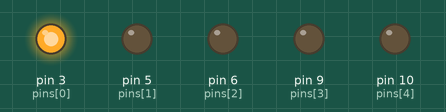
Simulated run of this sketch. Board: Arduino Uno, built with avr-gcc and run on an emulated ATmega328P. On the bench: output pins drawn as LEDs (lit = HIGH).

Above: at 0.05 s.
At 1.25 s:
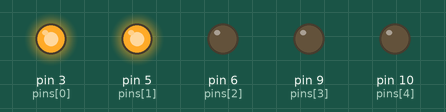
At 2.5 s:
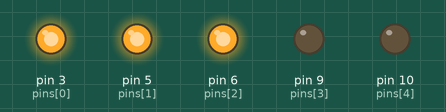
At 3.75 s:
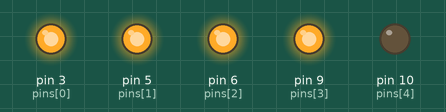
At 5.0 s:
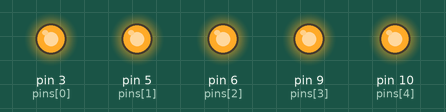
At 10.0 s:
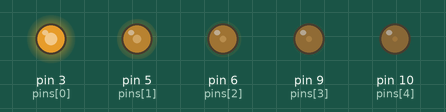
Timing chart, 0 to 13.0 s (numbered marks = the images above):
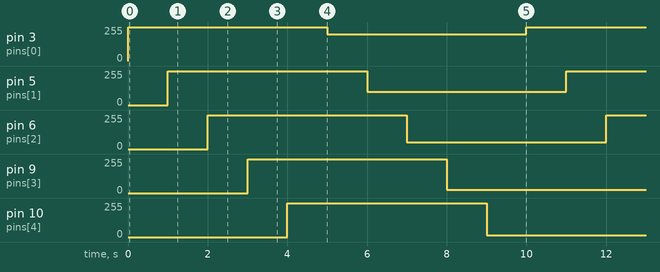

Measured:
- by itself, pin 3 (pins[0]): alternates 255/255 for 5.0 s and 200/255 for 5.0 s
- by itself, pin 5 (pins[1]): alternates 255/255 for 5.0 s and 100/255 for 5.0 s
- by itself, pin 6 (pins[2]): alternates 255/255 for 5.0 s and 50/255 for 5.0 s
- by itself, pin 9 (pins[3]): alternates 255/255 for 5.0 s and 25/255 for 5.0 s
- by itself, pin 10 (pins[4]): alternates 255/255 for 5.0 s and 12/255 for 5.0 s

The sketch:

sketch_oct21e.ino
```cpp
const int white_pin = 3;
const int red_pin = 5;
const int blue_pin = 6;
const int green_pin = 9;
const int yellow_pin = 10;

int pins [5] = {3, 5, 6, 9, 10};

void setup() {
  // put your setup code here, to run once:
  for (int i=0;i<5;i++) {
    pinMode(pins[i], OUTPUT);
  }
}

void loop() {
  // put your main code here, to run repeatedly:
  for (int i=0;i<5;i++) {
    analogWrite(pins[i], 255);
    delay(1000);
  }
  int count = 200;
  for (int i=0;i<5;i++) {
    analogWrite(pins[i], count);
    count = count / 2;
    delay(1000);
  }
}
```
